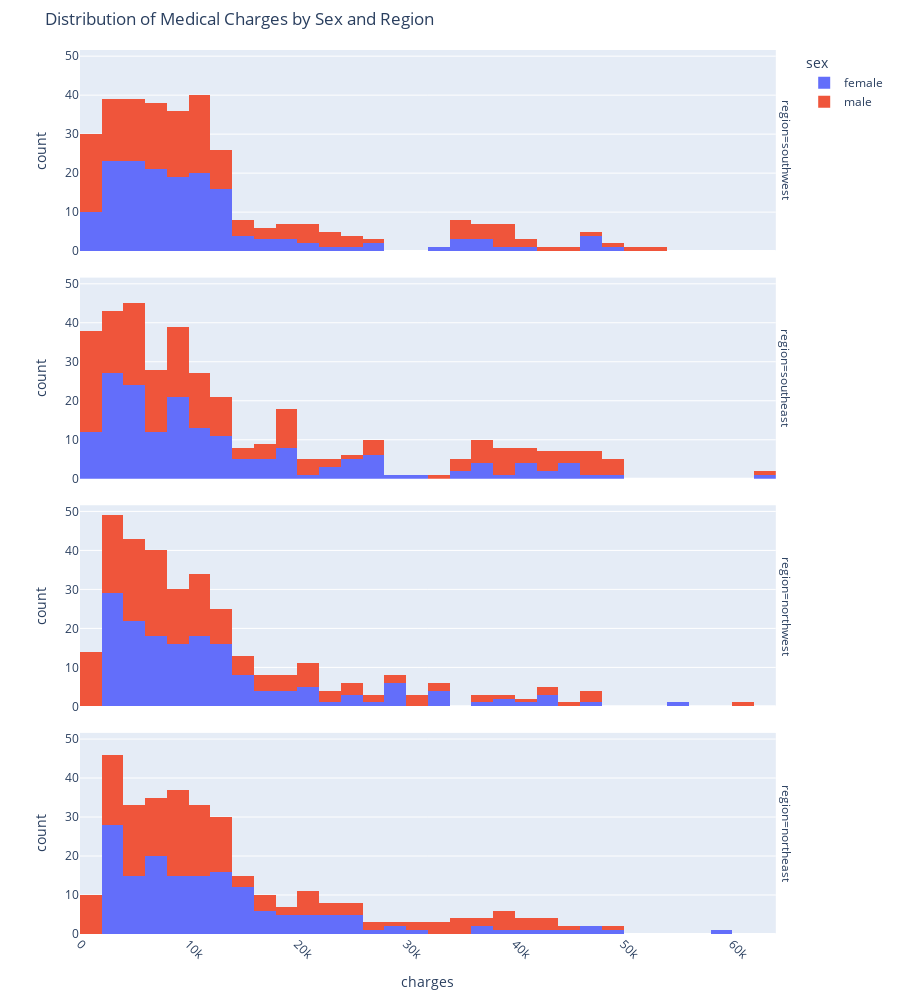

Notebook cell for this chart:
### Markdown cell above
**Завдання 2**: Візуалізуйте розподіл медичних зборів (`charges`) у вигляді інтерактивної гістограми plotly з розбиттями за категоріями ознак
1. `sex`
2. `region`

Додайте маржинальний графік у вигляді бокс-плота вгорі по дикретним категоріям ознак.
Скористайтесь прикладом візуалізації з лекції.
Опишіть свої спостереження.

### Code cell
import plotly.express as px

# Assuming df is a DataFrame with the medical charges data
fig = px.histogram(
    df,
    x="charges",
    color="sex",
    facet_row="region",
    marginal="box",  # Adds a box plot as a marginal plot
    hover_data=df.columns
)

# Update layout to improve readability and spacing
fig.update_layout(
    height=1000,  # Increase height to avoid overlap in facet rows
    margin=dict(t=50, b=50),  # Adjust top and bottom margins
    title_text="Distribution of Medical Charges by Sex and Region"
)

# Rotate x-axis labels to avoid overlap, if needed
fig.update_xaxes(tickangle=45)

fig.show()

### Figure 1 — Plotly figure (JSON) as saved in the notebook; plotly's stock layout.template omitted (floating-point values rounded to 4 significant figures; data arrays with more than 128 entries replaced by an {"elided": "..."} marker saying what was removed)
{"data": [{"alignmentgroup": "True", "bingroup": "x", "hovertemplate": "sex=female<br>region=southwest<br>charges=%{x}<br>count=%{y}<extra></extra>", "legendgroup": "female", "marker": {"color": "#636efa", "pattern": {"shape": ""}}, "name": "female", "offsetgroup": "female", "orientation": "v", "showlegend": true, "type": "histogram", "x": {"elided": "162 float values"}, "xaxis": "x4", "yaxis": "y4"}, {"alignmentgroup": "True", "bingroup": "x", "hovertemplate": "sex=female<br>region=southeast<br>charges=%{x}<br>count=%{y}<extra></extra>", "legendgroup": "female", "marker": {"color": "#636efa", "pattern": {"shape": ""}}, "name": "female", "offsetgroup": "female", "orientation": "v", "showlegend": false, "type": "histogram", "x": {"elided": "175 float values"}, "xaxis": "x3", "yaxis": "y3"}, {"alignmentgroup": "True", "bingroup": "x", "hovertemplate": "sex=female<br>region=northwest<br>charges=%{x}<br>count=%{y}<extra></extra>", "legendgroup": "female", "marker": {"color": "#636efa", "pattern": {"shape": ""}}, "name": "female", "offsetgroup": "female", "orientation": "v", "showlegend": false, "type": "histogram", "x": {"elided": "164 float values"}, "xaxis": "x2", "yaxis": "y2"}, {"alignmentgroup": "True", "bingroup": "x", "hovertemplate": "sex=female<br>region=northeast<br>charges=%{x}<br>count=%{y}<extra></extra>", "legendgroup": "female", "marker": {"color": "#636efa", "pattern": {"shape": ""}}, "name": "female", "offsetgroup": "female", "orientation": "v", "showlegend": false, "type": "histogram", "x": {"elided": "161 float values"}, "xaxis": "x", "yaxis": "y"}, {"alignmentgroup": "True", "bingroup": "x", "hovertemplate": "sex=male<br>region=southwest<br>charges=%{x}<br>count=%{y}<extra></extra>", "legendgroup": "male", "marker": {"color": "#EF553B", "pattern": {"shape": ""}}, "name": "male", "offsetgroup": "male", "orientation": "v", "showlegend": true, "type": "histogram", "x": {"elided": "163 float values"}, "xaxis": "x4", "yaxis": "y4"}, {"alignmentgroup": "True", "bingroup": "x", "hovertemplate": "sex=male<br>region=southeast<br>charges=%{x}<br>count=%{y}<extra></extra>", "legendgroup": "male", "marker": {"color": "#EF553B", "pattern": {"shape": ""}}, "name": "male", "offsetgroup": "male", "orientation": "v", "showlegend": false, "type": "histogram", "x": {"elided": "189 float values"}, "xaxis": "x3", "yaxis": "y3"}, {"alignmentgroup": "True", "bingroup": "x", "hovertemplate": "sex=male<br>region=northwest<br>charges=%{x}<br>count=%{y}<extra></extra>", "legendgroup": "male", "marker": {"color": "#EF553B", "pattern": {"shape": ""}}, "name": "male", "offsetgroup": "male", "orientation": "v", "showlegend": false, "type": "histogram", "x": {"elided": "161 float values"}, "xaxis": "x2", "yaxis": "y2"}, {"alignmentgroup": "True", "bingroup": "x", "hovertemplate": "sex=male<br>region=northeast<br>charges=%{x}<br>count=%{y}<extra></extra>", "legendgroup": "male", "marker": {"color": "#EF553B", "pattern": {"shape": ""}}, "name": "male", "offsetgroup": "male", "orientation": "v", "showlegend": false, "type": "histogram", "x": {"elided": "163 float values"}, "xaxis": "x", "yaxis": "y"}], "layout": {"annotations": [{"font": {}, "showarrow": false, "text": "region=northeast", "textangle": 90, "x": 0.98, "xanchor": "left", "xref": "paper", "y": 0.1138, "yanchor": "middle", "yref": "paper"}, {"font": {}, "showarrow": false, "text": "region=northwest", "textangle": 90, "x": 0.98, "xanchor": "left", "xref": "paper", "y": 0.3712, "yanchor": "middle", "yref": "paper"}, {"font": {}, "showarrow": false, "text": "region=southeast", "textangle": 90, "x": 0.98, "xanchor": "left", "xref": "paper", "y": 0.6288, "yanchor": "middle", "yref": "paper"}, {"font": {}, "showarrow": false, "text": "region=southwest", "textangle": 90, "x": 0.98, "xanchor": "left", "xref": "paper", "y": 0.8862, "yanchor": "middle", "yref": "paper"}], "barmode": "relative", "height": 1000, "legend": {"title": {"text": "sex"}, "tracegroupgap": 0}, "margin": {"b": 50, "t": 50}, "title": {"text": "Distribution of Medical Charges by Sex and Region"}, "xaxis": {"anchor": "y", "domain": [0, 0.98], "tickangle": 45, "title": {"text": "charges"}}, "xaxis2": {"anchor": "y2", "domain": [0, 0.98], "matches": "x", "showticklabels": false, "tickangle": 45}, "xaxis3": {"anchor": "y3", "domain": [0, 0.98], "matches": "x", "showticklabels": false, "tickangle": 45}, "xaxis4": {"anchor": "y4", "domain": [0, 0.98], "matches": "x", "showticklabels": false, "tickangle": 45}, "yaxis": {"anchor": "x", "domain": [0, 0.2275], "title": {"text": "count"}}, "yaxis2": {"anchor": "x2", "domain": [0.2575, 0.485], "matches": "y", "title": {"text": "count"}}, "yaxis3": {"anchor": "x3", "domain": [0.515, 0.7425], "matches": "y", "title": {"text": "count"}}, "yaxis4": {"anchor": "x4", "domain": [0.7725, 1], "matches": "y", "title": {"text": "count"}}}}
